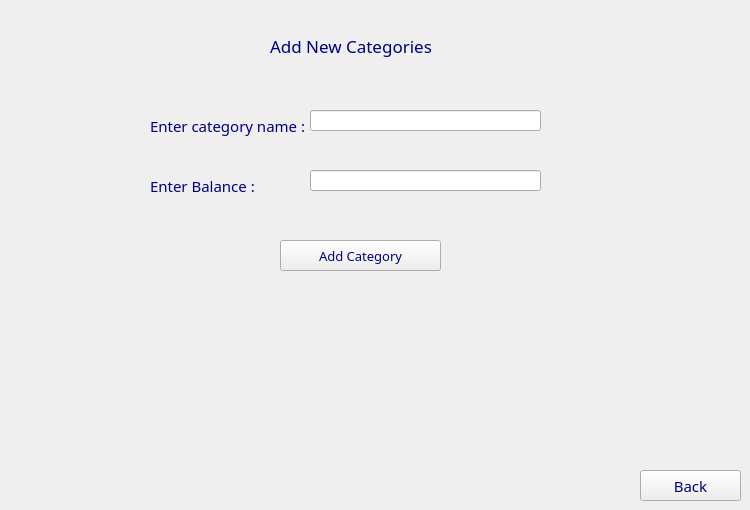
      <widget class="QWidget" name="page_7">
       <widget class="QLabel" name="Title_8">
        <property name="geometry">
         <rect>
          <x>270</x>
          <y>30</y>
          <width>201</width>
          <height>31</height>
         </rect>
        </property>
        <property name="font">
         <font>
          <family>Impact</family>
          <pointsize>13</pointsize>
          <italic>false</italic>
          <bold>false</bold>
         </font>
        </property>
        <property name="styleSheet">
         <string notr="true">QLabel {
	font: 13pt &quot;Impact&quot;;
	color: rgb(0, 0, 127);
}</string>
        </property>
        <property name="text">
         <string>Add New Categories</string>
        </property>
       </widget>
       <widget class="QLineEdit" name="categoryNameInput">
        <property name="geometry">
         <rect>
          <x>310</x>
          <y>110</y>
          <width>231</width>
          <height>21</height>
         </rect>
        </property>
        <property name="font">
         <font>
          <family>MV Boli</family>
          <pointsize>14</pointsize>
         </font>
        </property>
        <property name="text">
         <string/>
        </property>
       </widget>
       <widget class="QLabel" name="label_9">
        <property name="geometry">
         <rect>
          <x>150</x>
          <y>110</y>
          <width>161</width>
          <height>31</height>
         </rect>
        </property>
        <property name="font">
         <font>
          <family>Modern No. 20</family>
          <pointsize>11</pointsize>
          <italic>false</italic>
          <bold>false</bold>
         </font>
        </property>
        <property name="styleSheet">
         <string notr="true">QLabel {
	font: 11pt &quot;Modern No. 20&quot;;
	color: rgb(0, 0, 127);
}</string>
        </property>
        <property name="text">
         <string>Enter category name :</string>
        </property>
       </widget>
       <widget class="QPushButton" name="addCategoryButton">
        <property name="geometry">
         <rect>
          <x>280</x>
          <y>240</y>
          <width>161</width>
          <height>31</height>
         </rect>
        </property>
        <property name="font">
         <font>
          <family>Modern No. 20</family>
          <pointsize>10</pointsize>
          <italic>false</italic>
          <bold>false</bold>
         </font>
        </property>
        <property name="styleSheet">
         <string notr="true">
	font: 10pt &quot;Modern No. 20&quot;;
	color: rgb(0, 0, 127);
</string>
        </property>
        <property name="text">
         <string>Add Category</string>
        </property>
       </widget>
       <widget class="QPushButton" name="Back_2">
        <property name="geometry">
         <rect>
          <x>640</x>
          <y>470</y>
          <width>101</width>
          <height>31</height>
         </rect>
        </property>
        <property name="font">
         <font>
          <family>Modern No. 20</family>
          <pointsize>11</pointsize>
          <italic>false</italic>
          <bold>false</bold>
         </font>
        </property>
        <property name="styleSheet">
         <string notr="true">
	font: 11pt &quot;Modern No. 20&quot;;
	color: rgb(0, 0, 127);
</string>
        </property>
        <property name="text">
         <string>Back</string>
        </property>
       </widget>
       <widget class="QLabel" name="label_10">
        <property name="geometry">
         <rect>
          <x>150</x>
          <y>170</y>
          <width>151</width>
          <height>31</height>
         </rect>
        </property>
        <property name="font">
         <font>
          <family>Modern No. 20</family>
          <pointsize>11</pointsize>
          <italic>false</italic>
          <bold>false</bold>
         </font>
        </property>
        <property name="styleSheet">
         <string notr="true">QLabel {
	font: 11pt &quot;Modern No. 20&quot;;
	color: rgb(0, 0, 127);
}</string>
        </property>
        <property name="text">
         <string>Enter Balance :</string>
        </property>
       </widget>
       <widget class="QLineEdit" name="categoryBalanceInput">
        <property name="geometry">
         <rect>
          <x>310</x>
          <y>170</y>
          <width>231</width>
          <height>21</height>
         </rect>
        </property>
        <property name="font">
         <font>
          <family>MV Boli</family>
          <pointsize>14</pointsize>
         </font>
        </property>
        <property name="text">
         <string/>
        </property>
       </widget>
      </widget>
